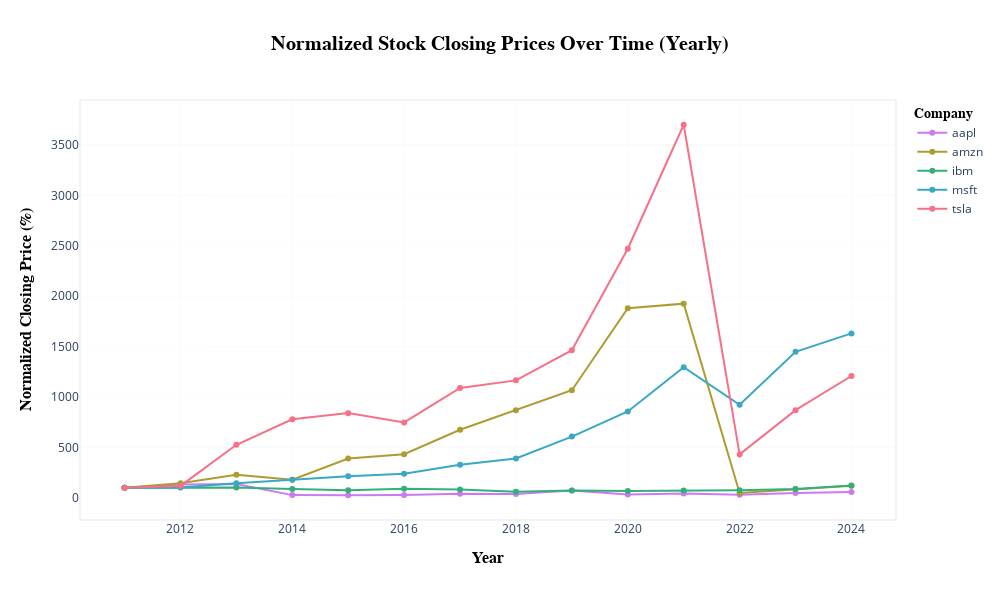

Notebook code cell kept with this figure:
### Markdown cell above
## Final Chart

### Code cell
import pandas as pd
import plotly.express as px

df_yearly = df_result.groupby(['year_id', 'company'])['close_price'].last().reset_index()


df_yearly['normalized_close'] = df_yearly.groupby('company')['close_price'].transform(
    lambda x: (x / x.iloc[0]) * 100
)

# companies = ['tsla', 'amzn', 'ibm', 'msft', 'aapl']

companies = ['tsla', 'amzn', 'ibm', 'msft', 'aapl']
colors = sns.color_palette("husl", len(companies))
color_map = {company: colors[idx] for idx, company in enumerate(companies)}

df_filtered = df_yearly[df_yearly['company'].isin(companies)]


fig = px.line(
    df_filtered,
    x='year_id',
    y='normalized_close',
    color='company',
    markers=True,
    title="Normalized Stock Closing Prices Over Time (Yearly)",
    labels={
        "year_id": "Year",
        "normalized_close": "Normalized Closing Price (%)",
        "company": "Company"
    },
    color_discrete_map={company: f'rgb({int(color[0] * 255)}, {int(color[1] * 255)}, {int(color[2] * 255)})' for company, color in color_map.items()}  # Map colors to Plotly format
)


fig.update_layout(
#     title_font_size=18,
#     xaxis_title_font_size=16,
#     yaxis_title_font_size=16,
#     legend_title_font_size=14,
    hovermode="x unified",  # Show hover labels for all lines at once
#     xaxis=dict(
#         gridcolor="gray",  # Match Matplotlib grid color
#         gridwidth=0.7  # Solid grid lines
#     ),
#     yaxis=dict(
#         gridcolor="gray",  # Match Matplotlib grid color
#         gridwidth=0.7  # Solid grid lines
#     ),
    title=dict(
        text="Normalized Stock Closing Prices Over Time (Yearly)",
        font=dict(size=20, color="black", family="Arial", weight="bold"),  
        x=0.5,  # Center the title
    ),
    xaxis=dict(
        title=dict(
            text="Year",
            font=dict(size=16, color="black", family="Arial", weight="bold")  
        ),
        gridcolor="#E8E8E8",  
        gridwidth=0.2  
    ),
    yaxis=dict(
        title=dict(
            text="Normalized Closing Price (%)",
            font=dict(size=16, color="black", family="Arial", weight="bold")  
        ),
        gridcolor="#E8E8E8",  
        gridwidth=0.2  
    ),
    legend_title=dict(
        text="Company",
        font=dict(size=14, color="black", family="Arial", weight="bold")  
    ),
    plot_bgcolor="white",  
    paper_bgcolor="white", 
    width=1000,  =
    height=600, 
    shapes=[
        dict(
            type="rect",
            xref="paper",  
            yref="paper",
            x0=0, y0=0, 
            x1=1, y1=1,  
            line=dict(
                color="black",  
                width=0.1, 
            ),
        )
    ]
)
fig.show()

### Figure 1 — Plotly figure (JSON) as saved in the notebook; plotly's stock layout.template omitted (floating-point values rounded to 4 significant figures)
{"data": [{"hovertemplate": "Company=aapl<br>Year=%{x}<br>Normalized Closing Price (%)=%{y}<extra></extra>", "legendgroup": "aapl", "line": {"color": "rgb(204, 121, 244)", "dash": "solid"}, "marker": {"symbol": "circle"}, "mode": "lines+markers", "name": "aapl", "orientation": "v", "showlegend": true, "type": "scatter", "x": [2011, 2012, 2013, 2014, 2015, 2016, 2017, 2018, 2019, 2020, 2021, 2022, 2023, 2024], "xaxis": "x", "y": [100, 131.4, 138.5, 27.25, 25.99, 28.6, 41.79, 38.95, 72.51, 32.76, 43.84, 32.08, 47.54, 58.6], "yaxis": "y"}, {"hovertemplate": "Company=amzn<br>Year=%{x}<br>Normalized Closing Price (%)=%{y}<extra></extra>", "legendgroup": "amzn", "line": {"color": "rgb(173, 156, 49)", "dash": "solid"}, "marker": {"symbol": "circle"}, "mode": "lines+markers", "name": "amzn", "orientation": "v", "showlegend": true, "type": "scatter", "x": [2011, 2012, 2013, 2014, 2015, 2016, 2017, 2018, 2019, 2020, 2021, 2022, 2023, 2024], "xaxis": "x", "y": [100, 144.9, 230.4, 179.3, 390.5, 433.2, 675.6, 867.7, 1067.0, 1882.0, 1926.0, 48.53, 87.78, 120.1], "yaxis": "y"}, {"hovertemplate": "Company=ibm<br>Year=%{x}<br>Normalized Closing Price (%)=%{y}<extra></extra>", "legendgroup": "ibm", "line": {"color": "rgb(51, 176, 122)", "dash": "solid"}, "marker": {"symbol": "circle"}, "mode": "lines+markers", "name": "ibm", "orientation": "v", "showlegend": true, "type": "scatter", "x": [2011, 2012, 2013, 2014, 2015, 2016, 2017, 2018, 2019, 2020, 2021, 2022, 2023, 2024], "xaxis": "x", "y": [100, 104.2, 102.0, 87.25, 74.84, 90.27, 83.43, 61.82, 72.9, 68.46, 72.69, 76.62, 88.94, 123.7], "yaxis": "y"}, {"hovertemplate": "Company=msft<br>Year=%{x}<br>Normalized Closing Price (%)=%{y}<extra></extra>", "legendgroup": "msft", "line": {"color": "rgb(56, 168, 197)", "dash": "solid"}, "marker": {"symbol": "circle"}, "mode": "lines+markers", "name": "msft", "orientation": "v", "showlegend": true, "type": "scatter", "x": [2011, 2012, 2013, 2014, 2015, 2016, 2017, 2018, 2019, 2020, 2021, 2022, 2023, 2024], "xaxis": "x", "y": [100, 102.9, 144.1, 178.9, 213.7, 239.4, 329.5, 391.3, 607.5, 856.8, 1296.0, 923.8, 1449.0, 1631.0], "yaxis": "y"}, {"hovertemplate": "Company=tsla<br>Year=%{x}<br>Normalized Closing Price (%)=%{y}<extra></extra>", "legendgroup": "tsla", "line": {"color": "rgb(246, 112, 136)", "dash": "solid"}, "marker": {"symbol": "circle"}, "mode": "lines+markers", "name": "tsla", "orientation": "v", "showlegend": true, "type": "scatter", "x": [2011, 2012, 2013, 2014, 2015, 2016, 2017, 2018, 2019, 2020, 2021, 2022, 2023, 2024], "xaxis": "x", "y": [100, 118.6, 526.7, 778.7, 840.4, 748.2, 1090.0, 1165.0, 1465.0, 2471.0, 3700.0, 431.3, 870.0, 1209.0], "yaxis": "y"}], "layout": {"height": 600, "hovermode": "x unified", "legend": {"title": {"font": {"color": "black", "family": "Arial", "size": 14, "weight": "bold"}, "text": "Company"}, "tracegroupgap": 0}, "paper_bgcolor": "white", "plot_bgcolor": "white", "shapes": [{"line": {"color": "black", "width": 0.1}, "type": "rect", "x0": 0, "x1": 1, "xref": "paper", "y0": 0, "y1": 1, "yref": "paper"}], "title": {"font": {"color": "black", "family": "Arial", "size": 20, "weight": "bold"}, "text": "Normalized Stock Closing Prices Over Time (Yearly)", "x": 0.5}, "width": 1000, "xaxis": {"anchor": "y", "domain": [0, 1], "gridcolor": "#E8E8E8", "gridwidth": 0.2, "title": {"font": {"color": "black", "family": "Arial", "size": 16, "weight": "bold"}, "text": "Year"}}, "yaxis": {"anchor": "x", "domain": [0, 1], "gridcolor": "#E8E8E8", "gridwidth": 0.2, "title": {"font": {"color": "black", "family": "Arial", "size": 16, "weight": "bold"}, "text": "Normalized Closing Price (%)"}}}}
